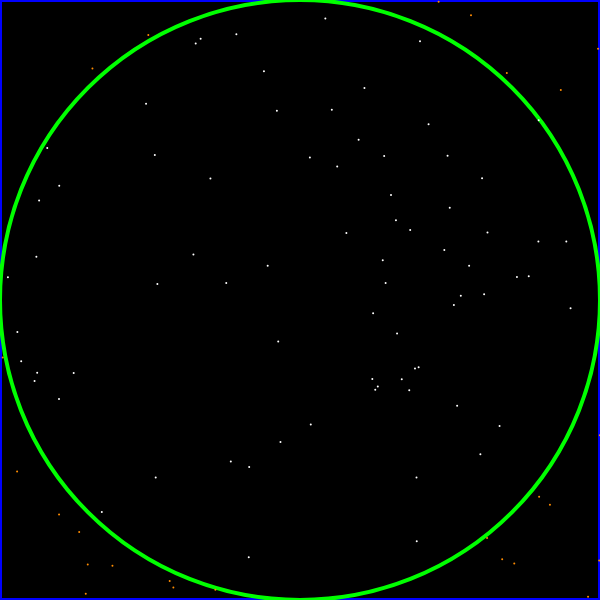
Frame 1 (no input)
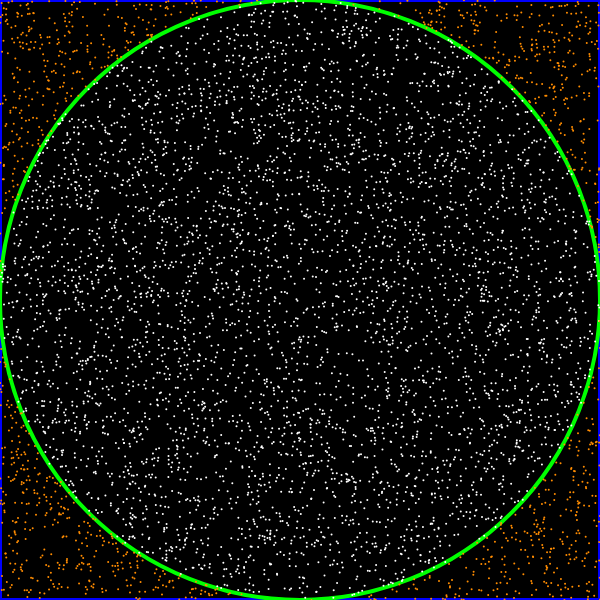
Frame 60 (no input)
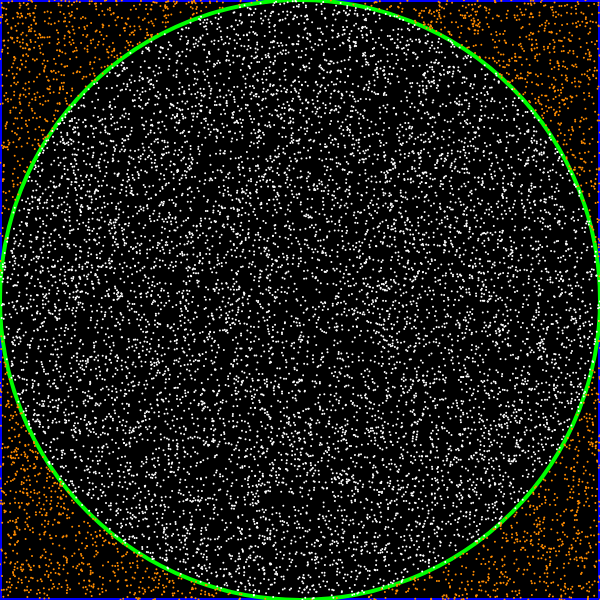
Frame 120 (the mouse pressed at the canvas centre since frame 60)

The p5.js sketch that drew these frames (run headless with seeded random() and noise() and a simulated clock; from frame 60 on, the mouse is pressed at the canvas centre):

// p5.js sketch
// ── sketch.js
function setup() {
  createCanvas(600, 600);

  background(0);

  translate(width / 2, height / 2);
  rectMode(CENTER);

  // Draw
  strokeWeight(4);
  stroke(0, 0, 255);
  noFill();
  rect(0, 0, width, height);

  stroke(0, 255, 0);
  noFill();
  circle(0, 0, width);
  
}

let speedPoints = 100;

let insideCircle = 0;
let totalPoints = 0;

function draw() {
  translate(0, 0);
  for (let i = 0; i < speedPoints; i += 1) {
    let x = random(0, width);
    let y = random(0, height);

    
    
    const dx = x - width/2;
    const dy = y - height/2;
    const d = sqrt(dx*dx+dy*dy);
    
    if(d >= width/2){
      stroke(255, 140, 0);
      strokeWeight(2);
      point(x, y);
    } else {
      stroke(255);
      strokeWeight(2);
      point(x, y);
      insideCircle += 1;
    }
    totalPoints += 1;
    
    
  }
  if(frameCount % 10 == 0) print(4*insideCircle/totalPoints);

}
